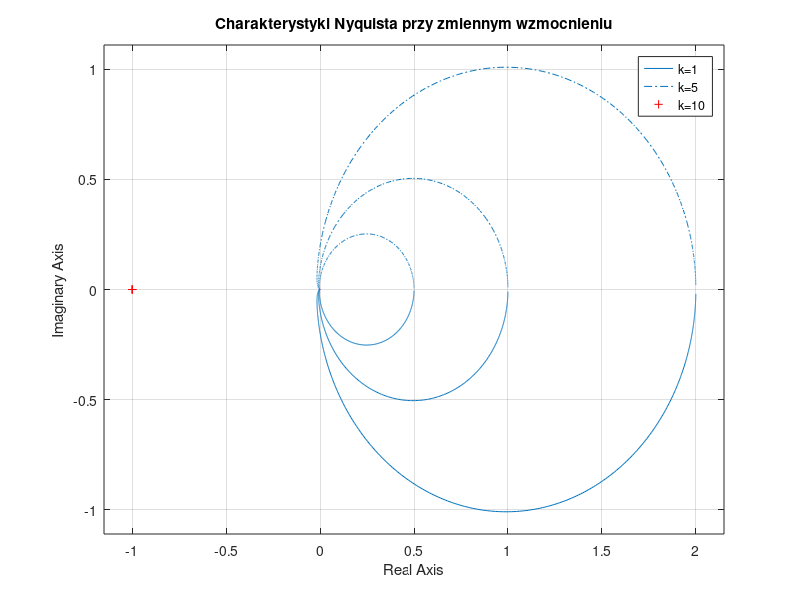
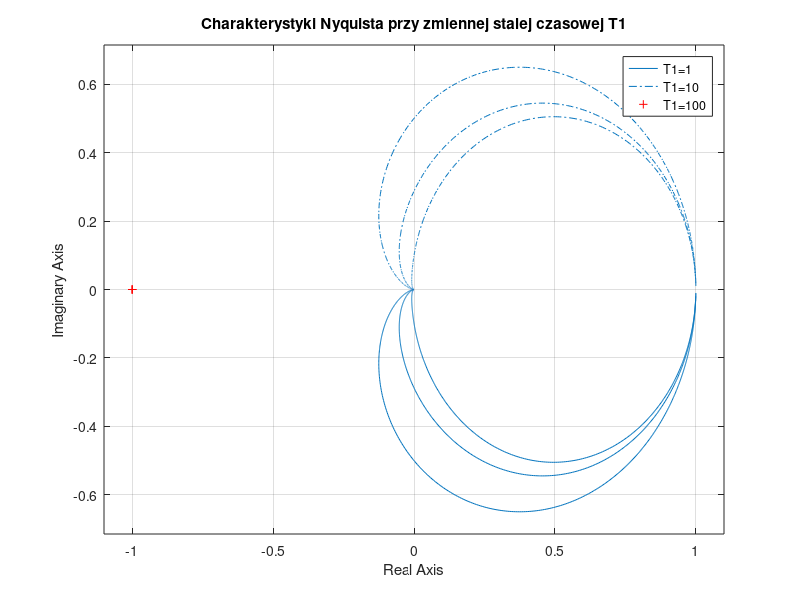
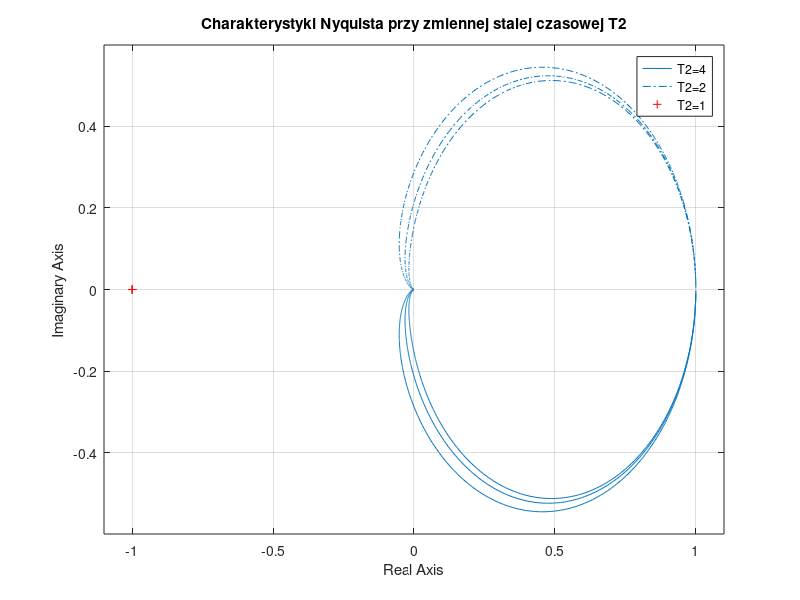
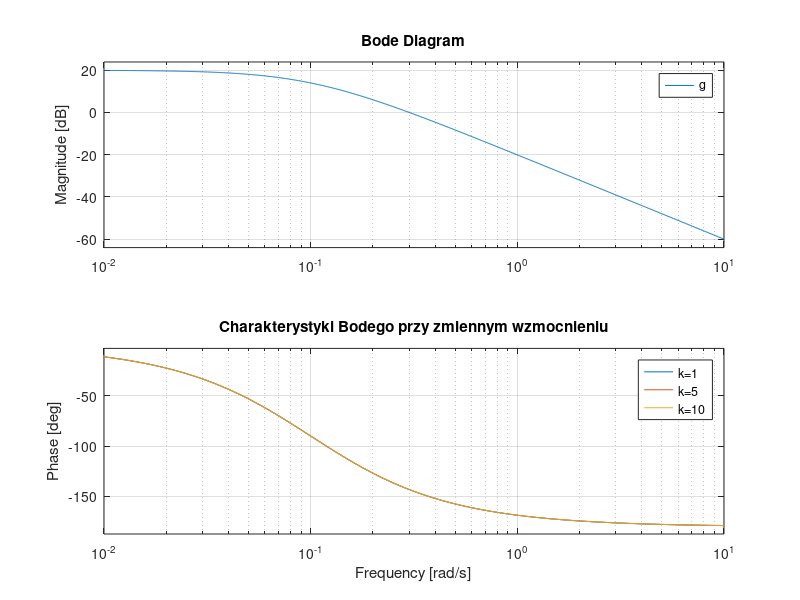

Write the MATLAB code that produced these figures, in order.
close all; clear all;

% Obiekt inercyjny II rzedu
% ************************************************************************
% Charakterystyki Nyquista
% ************************************************************************
figure(1)
k=1;
T1=0.1;
T2=10;
g = tf([k], [T1*T2, T1 + T2,1] );
nyquist(g), hold on

k=0.5;
T1=0.1;
T2=10;
g = tf([k], [T1*T2, T1 + T2,1] );
nyquist(g)

k=2;
T1=0.1;
T2=10;
g = tf([k], [T1*T2, T1 + T2,1] );
nyquist(g)

grid on
title('Charakterystyki Nyquista przy zmiennym wzmocnieniu')
legend('k=1','k=5','k=10')
% ************************************************************************
figure(2)
k = 1; T1 = 1; T2 = 1;
g = tf([k], [T1*T2, T1 + T2,1] );
nyquist(g), hold on

k = 1; T1 = 10; T2 = 1;
g = tf([k], [T1*T2, T1 + T2,1] );
nyquist(g)

k = 1; T1 = 100; T2 = 1;
g = tf([k], [T1*T2, T1 + T2,1] );
nyquist(g)

grid on
title('Charakterystyki Nyquista przy zmiennej stalej czasowej T1')
legend('T1=1','T1=10','T1=100')
% ************************************************************************
figure(3)
k = 1; T1 = 0.1; T2 = 4;
g = tf([k], [T1*T2, T1 + T2,1] );
nyquist(g), hold on

k = 1; T1 = 0.1; T2 = 2;
g = tf([k], [T1*T2, T1 + T2,1] );
nyquist(g)

k = 1; T1 = 0.1; T2 = 1;
g = tf([k], [T1*T2, T1 + T2,1] );
nyquist(g)

grid on
title('Charakterystyki Nyquista przy zmiennej stalej czasowej T2')
legend('T2=4','T2=2','T2=1')
% ************************************************************************
% Charakterystyki Bodego
% ************************************************************************
figure(4)
k = 1; T1 = 10; T2 = 10;
g = tf([k], [T1*T2, T1 + T2,1] );
bode(g), hold on

k = 5; T1 = 10; T2 = 10;
g = tf([k], [T1*T2, T1 + T2,1] );
bode(g)

k = 10; T1 =10; T2 = 10;
g = tf([k], [T1*T2, T1 + T2,1] );
bode(g)

grid on
title('Charakterystyki Bodego przy zmiennym wzmocnieniu')
legend('k=1','k=5','k=10')
% ************************************************************************
figure(5)
k = 1; T1 = 10; T2 = 10;
g = tf([k], [T1*T2, T1 + T2,1] );
bode(g), hold on

k = 1; T1 = 20; T2 = 10;
g = tf([k], [T1*T2, T1 + T2,1] );
bode(g)

k = 1; T1 = 40; T2 = 10;
g = tf([k], [T1*T2, T1 + T2,1] );
bode(g)

grid on
title('Charakterystyki Bodego przy zmiennej stalej czasowej T1')
legend('T1=5','T1=20','T1=40')
% ************************************************************************
figure(6)
k = 1; T1 = 10; T2 = 5;
g = tf([k], [T1*T2, T1 + T2,1] );
bode(g), hold on

k = 1; T1 = 10; T2 = 20;
g = tf([k], [T1*T2, T1 + T2,1] );
bode(g)

k = 1; T1 = 10; T2 = 40;
g = tf([k], [T1*T2, T1 + T2,1] );
bode(g)

grid on
title('Charakterystyki Bodego przy zmiennej stalej czasowej T2')
legend('T2=5','T2=20','T2=40')